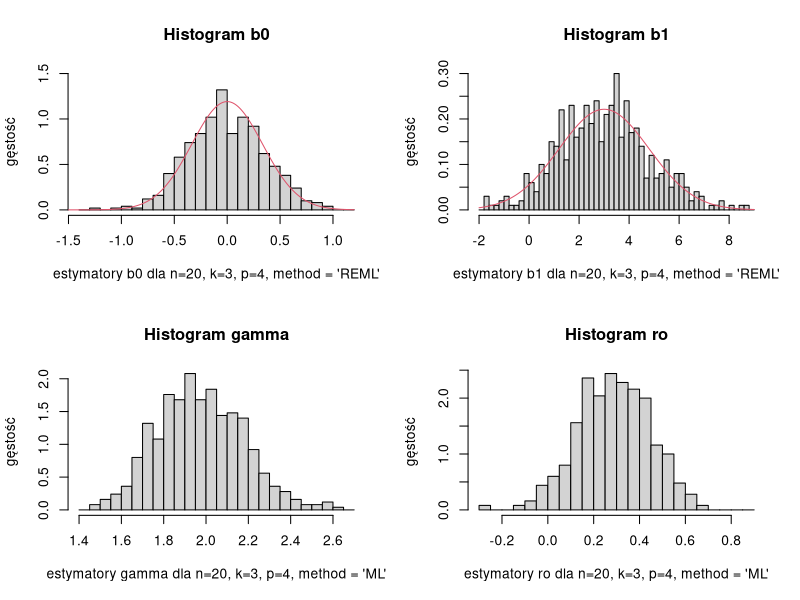

The R source for this figure: (Note: a time limit stopped this script after it produced the figure.)
library(mvtnorm)
library(nlme)
corr<- corCompSymm(form=~1|id)
wei  <-  varIdent(form=~1)

generate_X <- function(n, k, p){
  matrix(rnorm(n*k*(p-1), 0, 1/sqrt(n*k)),  n*k, p-1)
}

generate_sigma <- function(n, k, p){
  sigma <- matrix(rep(ro, k^2), k, k)
  diag(sigma) <- rep(1, k)
  sigma <- sigma  * gama^2
}

generate_Y <-  function(n, k, p,  X, sigma){
  Y <- as.vector(sapply(seq(n), function(i){
    Xbeta <-  matrix(1, k,  p)
    Xbeta[,2:p] <- X[seq((i-1)*k+1,i*k), ]
    Xbeta <-  Xbeta%*%beta
    rmvnorm(1, Xbeta, sigma)}))
  id <-  as.vector(sapply(seq(n), function(i)(rep(i, k))))
  Tvec <-  rep(seq(k), n)
  data.frame(Y, id, Tvec, X0=rep(1,  n*k), X)
}

cov_beta <- function(sigma_est1, n=20, k=3, p=4, dataf){
  id <- seq(n)
  res1 <- matrix(rep(0), p, p)
  for(i in id){
    x <- dataf[which(dataf$id==i),4:(p+3)]
    res1 <- res1 + t(as.matrix(x))%*%sigma_est1%*%as.matrix(x)
  }
  solve(res1)
}

generate_estimators <- function(n, k, p,  X, sigma){
  dataf <- generate_Y(n, k, p,  X, sigma)
  mod1 <- gls(Y~.-id -Tvec -X0, dataf, corr, wei, method="REML")
  sigma_est <-  getVarCov(mod1)
  s <- solve(sigma_est)
  res2 <- rep(0, p)
  for(i in seq(n)){
    x <- dataf[dataf$id==i,4:(p+3)]
    res2 <- res2 + t(x)%*%s%*%dataf$Y[dataf$id==i]
  }
  cov_beta_est <-  cov_beta(s, n, k, p, dataf)
  beta_est <- cov_beta_est%*%res2
  est_gamma  <- sqrt(diag(sigma_est)[1])
  est_ro <-  sigma_est[1,2]/diag(sigma_est)[1]
  real_beta_cov <- cov_beta(solve(sigma), n, k, p, dataf)
  c(beta_est, est_gamma, est_ro, real_beta_cov[1,1], real_beta_cov[2,2])
}

generate_results <- function(n, k, p, times=500){
  X <-  generate_X(n=n, k=k, p=p)
  sigma <-  generate_sigma(n, k, p)
  sapply(rep(n, times), generate_estimators, k, p,  X, sigma)
}

set.seed(128)
ro <- 0.3
gama <- 2
beta <- c(0, 3, 3, 0)


# Zad 2
par(mfrow=c(2,2))

z2 <- generate_results(n=20, k=3, p=4)
hist(z2[1,], main = "Histogram b0", freq=F, ylab = 'gęstość', xlab = "estymatory b0 dla n=20, k=3, p=4, method = 'REML'", ylim=c(0, 1.5), breaks = seq(-1.4, 1.2, 0.1))
lines(seq(-1.5, 1.2, 0.001), dnorm(seq(-1.5, 1.2, 0.001), 0, sqrt(z2[7,1])), col=2)
hist(z2[2,], main = "Histogram b1", freq=F, ylab = 'gęstość', xlab = "estymatory b1 dla n=20, k=3, p=4, method = 'REML'", breaks = seq(-2, 9, .2))
lines(seq(-2, 9, 0.01), dnorm(seq(-2, 9, 0.01), 3, sqrt(z2[8,1])), col=2)
hist(z2[5,], main = "Histogram gamma", freq=F, ylab = 'gęstość', xlab = "estymatory gamma dla n=20, k=3, p=4, method = 'ML'", breaks = seq(1.4, 2.7,  0.05))
hist(z2[6,], main = "Histogram ro", freq=F, ylab = 'gęstość', xlab = "estymatory ro dla n=20, k=3, p=4, method = 'ML'", breaks = seq(-.3, .9, 0.05))

# Zad 3
z3 <-  generate_results(n=100, k=3, p=4)
hist(z3[1,], main = "Histogram b0", freq=F, ylab = 'gęstość', xlab = "estymatory b0 dla n=100, k=3, p=4, method = 'REML'", breaks = seq(-.6, .6, 0.05))
lines(seq(-1.2, 1.2, 0.001), dnorm(seq(-1.2, 1.2, 0.001), 0, sqrt(z3[7,1])), col=2)
hist(z3[2,], main = "Histogram b1", freq=F, ylab = 'gęstość', xlab = "estymatory b1 dla n=100, k=3, p=4, method = 'REML'", breaks = seq(-5, 10, .2))
lines(seq(-5, 10, .01), dnorm(seq(-5, 10, .01), 3, sqrt(z3[8,1])), col=2)
hist(z3[5,], main = "Histogram gamma", freq=F, ylab = 'gęstość', xlab = "estymatory gamma dla n=100, k=3, p=4, method = 'REML'", breaks = seq(1.7, 2.3,  0.01))
hist(z3[6,], main = "Histogram ro", freq=F, ylab = 'gęstość', xlab = "estymatory ro dla n=100, k=3, p=4, method = 'REML'", breaks = seq(0.05, .5, 0.01))

# Zad 4
z4 <- generate_results(n=100, k=15, p=4)
hist(z4[1,], main = "Histogram b0", freq=F, ylab = 'gęstość', xlab = "estymatory b0 dla n=100, k=15, p=4, method = 'REML'", breaks = seq(-.4, .4, 0.01))
lines(seq(-1.2, 1.2, 0.001), dnorm(seq(-1.2, 1.2, 0.001), 0, sqrt(z4[7,1])), col=2)
hist(z4[2,], main = "Histogram b1", freq=F, ylab = 'gęstość', xlab = "estymatory b1 dla n=100, k=15, p=4, method = 'REML'", breaks = seq(-3, 10, .2))
lines(seq(-3, 10, .01), dnorm(seq(-3, 10, .01), 3, sqrt(z4[8,1])), col=2)
hist(z4[5,], main = "Histogram gamma", freq=F, ylab = 'gęstość', xlab = "estymatory gamma dla n=100, k=15, p=4, method = 'REML'", breaks = seq(1.8, 2.2,  0.01))
hist(z4[6,], main = "Histogram ro", freq=F, ylab = 'gęstość', xlab = "estymatory ro dla n=100, k=15, p=4, method = 'REML'", breaks = seq(.2, .45, 0.01))

# Zad 5 
z5 <- generate_results(n=100, k=20, p=4)
hist(z5[1,], main = "Histogram b0", freq=F, ylab = 'gęstość', xlab = "estymatory b0 dla n=100, k=20, p=4, method = 'REML'", breaks = seq(-.37, .37, 0.01))
lines(seq(-1.2, 1.2, 0.001), dnorm(seq(-1.2, 1.2, 0.001), 0, sqrt(z5[7,1])), col=2)
hist(z5[2,], main = "Histogram b1", freq=F, ylab = 'gęstość', xlab = "estymatory b1 dla n=100, k=20, p=4, method = 'REML'", breaks = seq(-4, 9, .2))
lines(seq(-4, 10, .01), dnorm(seq(-4, 10, .01), 3, sqrt(z5[8,1])), col=2)
hist(z5[5,], main = "Histogram gamma", freq=F, ylab = 'gęstość', xlab = "estymatory gamma dla n=100, k=3, p=4, method = 'REML'", breaks = seq(1.8, 2.2,  0.01))
hist(z5[6,], main = "Histogram ro", freq=F, ylab = 'gęstość', xlab = "estymatory ro dla n=100, k=20, p=4, method = 'REML'", breaks = seq(.148, .42, 0.01))

#####
#  Zadanie 6

generate_estimators6 <- function(n, k, p,  X, sigma){
  dataf <- generate_Y(n, k, p,  X, sigma)
  mod1 <- gls(Y~.-id -Tvec -X0, dataf, corr, wei, method="ML")
  sigma_est <-  getVarCov(mod1)
  s <- solve(sigma_est)
  res2 <- rep(0, p)
  for(i in seq(n)){
    x <- dataf[dataf$id==i,4:(p+3)]
    res2 <- res2 + t(x)%*%s%*%dataf$Y[dataf$id==i]
  }
  cov_beta_est <-  cov_beta(s, n, k, p, dataf)
  beta_est <- cov_beta_est%*%res2
  est_gamma  <- sqrt(diag(sigma_est)[1])
  est_ro <-  sigma_est[1,2]/diag(sigma_est)[1]
  real_beta_cov <- cov_beta(solve(sigma), n, k, p, dataf)
  c(beta_est, est_gamma, est_ro, real_beta_cov[1,1], real_beta_cov[2,2])
}

generate_results6 <- function(n, k, p, times=500){
  X <-  generate_X(n=n, k=k, p=p)
  sigma <-  generate_sigma(n, k, p)
  sapply(rep(n, times), generate_estimators6, k, p,  X, sigma)
}

# Zad 2
zz2 <-  generate_results6(n=20, k=3, p=4)
hist(zz2[1,], main = "Histogram b0", freq=F, ylab = 'gęstość', xlab = "estymatory b0 dla n=20, k=3, p=4, method = 'ML'", ylim=c(0, 1.5), breaks = seq(-1.2, 1.2, 0.1))
lines(seq(-1.2, 1.2, 0.001), dnorm(seq(-1.2, 1.2, 0.001), 0, sqrt(zz2[7,1])), col=2)
hist(zz2[2,], main = "Histogram b1", freq=F, ylab = 'gęstość', xlab = "estymatory b1 dla n=20, k=3, p=4, method = 'ML'", breaks = seq(-2, 8, .2))
lines(seq(-2, 8, 0.01), dnorm(seq(-2, 8, 0.01), 3, sqrt(zz2[8,1])), col=2)
hist(zz2[5,], main = "Histogram gamma", freq=F, ylab = 'gęstość', xlab = "estymatory gamma dla n=20, k=3, p=4, method = 'ML'", breaks = seq(1.4, 2.7,  0.05))
hist(zz2[6,], main = "Histogram ro", freq=F, ylab = 'gęstość', xlab = "estymatory ro dla n=20, k=3, p=4, method = 'ML'", breaks = seq(-.3, .9, 0.05))

# Zad 3
zz3 <-generate_results6(n=100, k=3, p=4)
hist(zz3[1,], main = "Histogram b0", freq=F, ylab = 'gęstość', xlab = "estymatory b0 dla n=100, k=3, p=4, method = 'ML'", ylim=c(0, 3), breaks = seq(-.55, .5, 0.05))
lines(seq(-1.2, 1.2, 0.001), dnorm(seq(-1.2, 1.2, 0.001), 0, sqrt(zz3[7,1])), col=2)
hist(zz3[2,], main = "Histogram b1", freq=F, ylab = 'gęstość', xlab = "estymatory b1 dla n=100, k=3, p=4, method = 'ML'", breaks = seq(-3, 10, .2))
lines(seq(-3, 10, .01), dnorm(seq(-3, 10, .01), 3, sqrt(zz3[8,1])), col=2)
hist(zz3[5,], main = "Histogram gamma", freq=F, ylab = 'gęstość', xlab = "estymatory gamma dla n=100, k=3, p=4, method = 'ML'", breaks = seq(1.7, 2.3,  0.01))
hist(zz3[6,], main = "Histogram ro", freq=F, ylab = 'gęstość', xlab = "estymatory ro dla n=100, k=3, p=4, method = 'ML'", breaks = seq(.1, .5, 0.01))


# Zad 4
zz4 <-generate_results6(n=100, k=15, p=4)
hist(zz4[1,], main = "Histogram b0", freq=F, ylab = 'gęstość', xlab = "estymatory b0 dla n=100, k=15, p=4, method = 'ML'", breaks = seq(-.5, .5, 0.01))
lines(seq(-1.2, 1.2, 0.001), dnorm(seq(-1.2, 1.2, 0.001), 0, sqrt(zz4[7,1])), col=2)
hist(zz4[2,], main = "Histogram b1", freq=F, ylab = 'gęstość', xlab = "estymatory b1 dla n=100, k=15, p=4, method = 'ML'", breaks = seq(-3, 10, .2))
lines(seq(-3, 10, .01), dnorm(seq(-3, 10, .01), 3, sqrt(zz4[8,1])), col=2)
hist(zz4[5,], main = "Histogram gamma", freq=F, ylab = 'gęstość', xlab = "estymatory gamma dla n=100, k=15, p=4, method = 'ML'", breaks = seq(1.8, 2.2,  0.01))
hist(zz4[6,], main = "Histogram ro", freq=F, ylab = 'gęstość', xlab = "estymatory ro dla n=100, k=15, p=4, method = 'ML'", breaks = seq(.2, .48, 0.01))

# Zad 5 
zz5 <-generate_results6(n=100, k=20, p=4)
hist(zz5[1,], main = "Histogram b0", freq=F, ylab = 'gęstość', xlab = "estymatory b0 dla n=100, k=20, p=4, method = 'ML'", breaks = seq(-.4, .4, 0.01))
lines(seq(-1.2, 1.2, 0.001), dnorm(seq(-1.2, 1.2, 0.001), 0, sqrt(zz5[7,1])), col=2)
hist(zz5[2,], main = "Histogram b1", freq=F, ylab = 'gęstość', xlab = "estymatory b1 dla n=100, k=20, p=4, method = 'ML'", breaks = seq(-3, 10, .2))
lines(seq(-3, 10, .01), dnorm(seq(-3, 10, .01), 3, sqrt(zz5[8,1])), col=2)
hist(zz5[5,], main = "Histogram gamma", freq=F, ylab = 'gęstość', xlab = "estymatory gamma dla n=100, k=3, p=4, method = 'ML'", breaks = seq(1.8, 2.2,  0.01))
hist(zz5[6,], main = "Histogram ro", freq=F, ylab = 'gęstość', xlab = "estymatory ro dla n=100, k=20, p=4, method = 'ML'", breaks = seq(.2, .4, 0.01))

biases  <-  function(z){
  vec <- abs(z[1:6,]-c(0, 3, 3, 0, 2,  0.3))
  mvec<-sapply(seq(500), function(i){max(vec[1:4,  i])})
  c(b0_bias = mean(vec[1,]), b1_bias = mean(vec[2,]), b2_bias = mean(vec[3,]), b3_bias = mean(vec[4,]), gamma_bias = mean(vec[5,]), ro_bias = mean(vec[6,]), beta_sup = mean(mvec))
}

biases(z2)
biases(z3)
biases(z4)
biases(z5)
biases(zz2)
biases(zz3)
biases(zz4)
biases(zz5)
